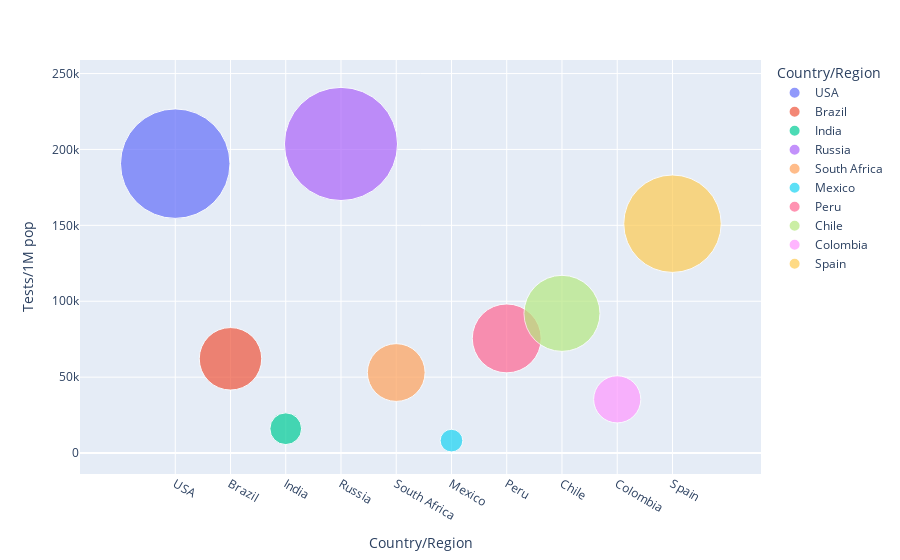

The code cell stored with this chart in its notebook:
### Code cell
px.scatter(dataset1.head(10), x='Country/Region', y= 'Tests/1M pop',  
           hover_data=['Country/Region', 'Continent'], 
           color='Country/Region',size= 'Tests/1M pop', size_max=80)

### Figure 1 — Plotly figure (JSON) as saved in the notebook; plotly's stock layout.template omitted (floating-point values rounded to 4 significant figures)
{"data": [{"customdata": [["North America"]], "hovertemplate": "Country/Region=%{x}<br>Tests/1M pop=%{marker.size}<br>Continent=%{customdata[0]}<extra></extra>", "legendgroup": "USA", "marker": {"color": "#636efa", "size": [190640], "sizemode": "area", "sizeref": 31.82, "symbol": "circle"}, "mode": "markers", "name": "USA", "orientation": "v", "showlegend": true, "type": "scatter", "x": ["USA"], "xaxis": "x", "y": [190640], "yaxis": "y"}, {"customdata": [["South America"]], "hovertemplate": "Country/Region=%{x}<br>Tests/1M pop=%{marker.size}<br>Continent=%{customdata[0]}<extra></extra>", "legendgroup": "Brazil", "marker": {"color": "#EF553B", "size": [62085], "sizemode": "area", "sizeref": 31.82, "symbol": "circle"}, "mode": "markers", "name": "Brazil", "orientation": "v", "showlegend": true, "type": "scatter", "x": ["Brazil"], "xaxis": "x", "y": [62085], "yaxis": "y"}, {"customdata": [["Asia"]], "hovertemplate": "Country/Region=%{x}<br>Tests/1M pop=%{marker.size}<br>Continent=%{customdata[0]}<extra></extra>", "legendgroup": "India", "marker": {"color": "#00cc96", "size": [16035], "sizemode": "area", "sizeref": 31.82, "symbol": "circle"}, "mode": "markers", "name": "India", "orientation": "v", "showlegend": true, "type": "scatter", "x": ["India"], "xaxis": "x", "y": [16035], "yaxis": "y"}, {"customdata": [["Europe"]], "hovertemplate": "Country/Region=%{x}<br>Tests/1M pop=%{marker.size}<br>Continent=%{customdata[0]}<extra></extra>", "legendgroup": "Russia", "marker": {"color": "#ab63fa", "size": [203623], "sizemode": "area", "sizeref": 31.82, "symbol": "circle"}, "mode": "markers", "name": "Russia", "orientation": "v", "showlegend": true, "type": "scatter", "x": ["Russia"], "xaxis": "x", "y": [203623], "yaxis": "y"}, {"customdata": [["Africa"]], "hovertemplate": "Country/Region=%{x}<br>Tests/1M pop=%{marker.size}<br>Continent=%{customdata[0]}<extra></extra>", "legendgroup": "South Africa", "marker": {"color": "#FFA15A", "size": [53044], "sizemode": "area", "sizeref": 31.82, "symbol": "circle"}, "mode": "markers", "name": "South Africa", "orientation": "v", "showlegend": true, "type": "scatter", "x": ["South Africa"], "xaxis": "x", "y": [53044], "yaxis": "y"}, {"customdata": [["North America"]], "hovertemplate": "Country/Region=%{x}<br>Tests/1M pop=%{marker.size}<br>Continent=%{customdata[0]}<extra></extra>", "legendgroup": "Mexico", "marker": {"color": "#19d3f3", "size": [8189], "sizemode": "area", "sizeref": 31.82, "symbol": "circle"}, "mode": "markers", "name": "Mexico", "orientation": "v", "showlegend": true, "type": "scatter", "x": ["Mexico"], "xaxis": "x", "y": [8189], "yaxis": "y"}, {"customdata": [["South America"]], "hovertemplate": "Country/Region=%{x}<br>Tests/1M pop=%{marker.size}<br>Continent=%{customdata[0]}<extra></extra>", "legendgroup": "Peru", "marker": {"color": "#FF6692", "size": [75521], "sizemode": "area", "sizeref": 31.82, "symbol": "circle"}, "mode": "markers", "name": "Peru", "orientation": "v", "showlegend": true, "type": "scatter", "x": ["Peru"], "xaxis": "x", "y": [75521], "yaxis": "y"}, {"customdata": [["South America"]], "hovertemplate": "Country/Region=%{x}<br>Tests/1M pop=%{marker.size}<br>Continent=%{customdata[0]}<extra></extra>", "legendgroup": "Chile", "marker": {"color": "#B6E880", "size": [92022], "sizemode": "area", "sizeref": 31.82, "symbol": "circle"}, "mode": "markers", "name": "Chile", "orientation": "v", "showlegend": true, "type": "scatter", "x": ["Chile"], "xaxis": "x", "y": [92022], "yaxis": "y"}, {"customdata": [["South America"]], "hovertemplate": "Country/Region=%{x}<br>Tests/1M pop=%{marker.size}<br>Continent=%{customdata[0]}<extra></extra>", "legendgroup": "Colombia", "marker": {"color": "#FF97FF", "size": [35374], "sizemode": "area", "sizeref": 31.82, "symbol": "circle"}, "mode": "markers", "name": "Colombia", "orientation": "v", "showlegend": true, "type": "scatter", "x": ["Colombia"], "xaxis": "x", "y": [35374], "yaxis": "y"}, {"customdata": [["Europe"]], "hovertemplate": "Country/Region=%{x}<br>Tests/1M pop=%{marker.size}<br>Continent=%{customdata[0]}<extra></extra>", "legendgroup": "Spain", "marker": {"color": "#FECB52", "size": [151087], "sizemode": "area", "sizeref": 31.82, "symbol": "circle"}, "mode": "markers", "name": "Spain", "orientation": "v", "showlegend": true, "type": "scatter", "x": ["Spain"], "xaxis": "x", "y": [151087], "yaxis": "y"}], "layout": {"legend": {"itemsizing": "constant", "title": {"text": "Country/Region"}, "tracegroupgap": 0}, "margin": {"t": 60}, "xaxis": {"anchor": "y", "categoryarray": ["USA", "Brazil", "India", "Russia", "South Africa", "Mexico", "Peru", "Chile", "Colombia", "Spain"], "categoryorder": "array", "domain": [0, 1], "title": {"text": "Country/Region"}}, "yaxis": {"anchor": "x", "domain": [0, 1], "title": {"text": "Tests/1M pop"}}}}
